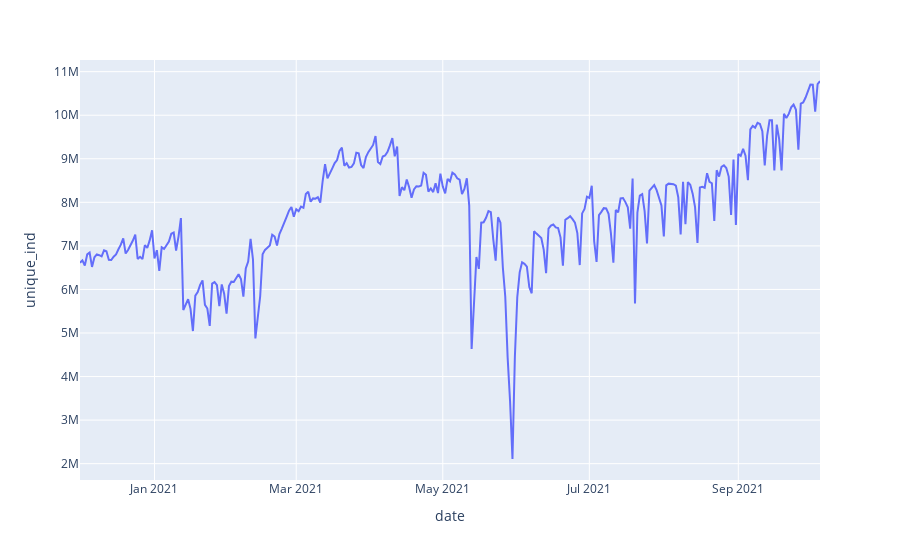

Here is the notebook cell this chart was saved with:
### Code cell
info_by_date(checkin_malaysia, 'unique_ind') # unique checkin individuals

### Figure 1 — Plotly figure (JSON) as saved in the notebook; plotly's stock layout.template omitted (floating-point values rounded to 4 significant figures; data arrays with more than 128 entries replaced by an {"elided": "..."} marker saying what was removed)
{"data": [{"hovertemplate": "date=%{x}<br>unique_ind=%{y}<extra></extra>", "legendgroup": "", "line": {"color": "#636efa", "dash": "solid"}, "marker": {"symbol": "circle"}, "mode": "lines", "name": "", "orientation": "v", "showlegend": false, "type": "scatter", "x": {"elided": "309 str values"}, "xaxis": "x", "y": {"elided": "309 int values"}, "yaxis": "y"}], "layout": {"legend": {"tracegroupgap": 0}, "margin": {"t": 60}, "xaxis": {"anchor": "y", "domain": [0, 1], "title": {"text": "date"}}, "yaxis": {"anchor": "x", "domain": [0, 1], "title": {"text": "unique_ind"}}}}
